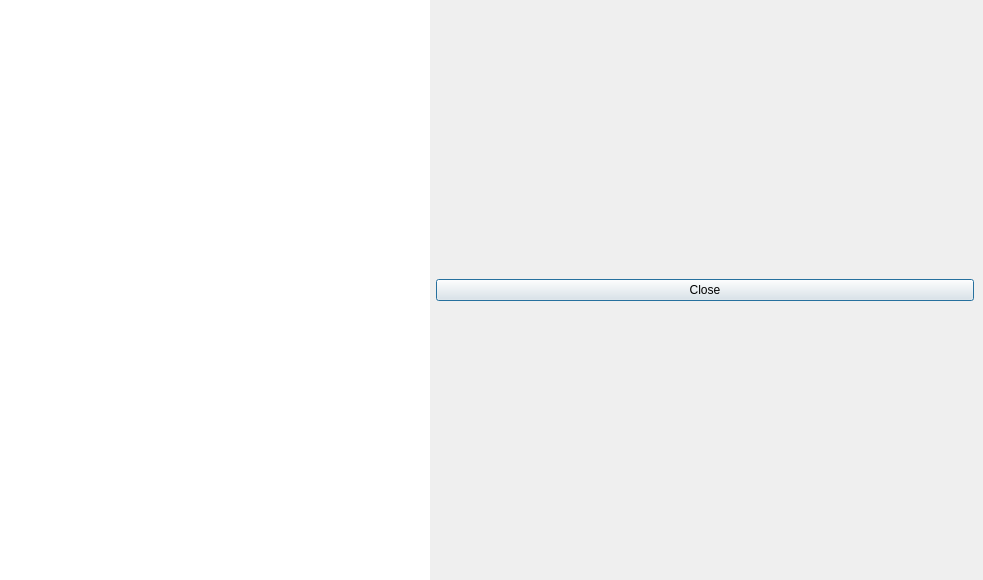
<?xml version="1.0" encoding="UTF-8"?>
<ui version="4.0">
 <class>librepcb::editor::LibraryManager</class>
 <widget class="QMainWindow" name="librepcb::editor::LibraryManager">
  <property name="geometry">
   <rect>
    <x>0</x>
    <y>0</y>
    <width>983</width>
    <height>580</height>
   </rect>
  </property>
  <property name="windowTitle">
   <string>Workspace Library Manager</string>
  </property>
  <widget class="QWidget" name="centralwidget">
   <layout class="QHBoxLayout" name="horizontalLayout" stretch="4,5">
    <property name="leftMargin">
     <number>0</number>
    </property>
    <property name="topMargin">
     <number>0</number>
    </property>
    <property name="bottomMargin">
     <number>0</number>
    </property>
    <item>
     <widget class="QListWidget" name="lstLibraries">
      <property name="minimumSize">
       <size>
        <width>200</width>
        <height>0</height>
       </size>
      </property>
      <property name="maximumSize">
       <size>
        <width>600</width>
        <height>16777215</height>
       </size>
      </property>
      <property name="frameShape">
       <enum>QFrame::NoFrame</enum>
      </property>
      <property name="selectionBehavior">
       <enum>QAbstractItemView::SelectRows</enum>
      </property>
      <property name="verticalScrollMode">
       <enum>QAbstractItemView::ScrollPerPixel</enum>
      </property>
      <property name="horizontalScrollMode">
       <enum>QAbstractItemView::ScrollPerPixel</enum>
      </property>
      <property name="resizeMode">
       <enum>QListView::Adjust</enum>
      </property>
     </widget>
    </item>
    <item>
     <layout class="QVBoxLayout" name="verticalLayout">
      <property name="topMargin">
       <number>9</number>
      </property>
      <property name="bottomMargin">
       <number>9</number>
      </property>
      <item>
       <widget class="QPushButton" name="btnClose">
        <property name="minimumSize">
         <size>
          <width>100</width>
          <height>0</height>
         </size>
        </property>
        <property name="text">
         <string>Close</string>
        </property>
        <property name="default">
         <bool>true</bool>
        </property>
       </widget>
      </item>
     </layout>
    </item>
   </layout>
  </widget>
 </widget>
 <resources/>
 <connections/>
</ui>
